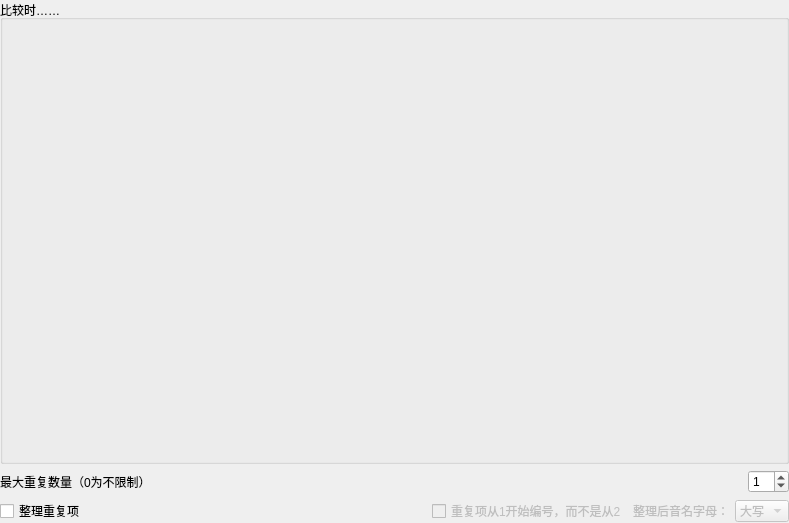
<?xml version="1.0" encoding="UTF-8"?>
<ui version="4.0">
 <class>RemoveDuplicateOptionWidget</class>
 <widget class="QWidget" name="RemoveDuplicateOptionWidget">
  <property name="enabled">
   <bool>true</bool>
  </property>
  <property name="geometry">
   <rect>
    <x>0</x>
    <y>0</y>
    <width>789</width>
    <height>523</height>
   </rect>
  </property>
  <layout class="QVBoxLayout" name="verticalLayout">
   <property name="leftMargin">
    <number>0</number>
   </property>
   <property name="topMargin">
    <number>0</number>
   </property>
   <property name="rightMargin">
    <number>0</number>
   </property>
   <property name="bottomMargin">
    <number>0</number>
   </property>
   <item>
    <widget class="QGroupBox" name="groupBox">
     <property name="title">
      <string>比较时……</string>
     </property>
     <layout class="QGridLayout" name="gridLayout">
      <item row="0" column="0">
       <widget class="RemoveAffixOptionWidget" name="affixRemoveWidget" native="true">
        <property name="sizePolicy">
         <sizepolicy hsizetype="Preferred" vsizetype="Expanding">
          <horstretch>0</horstretch>
          <verstretch>0</verstretch>
         </sizepolicy>
        </property>
       </widget>
      </item>
     </layout>
    </widget>
   </item>
   <item>
    <layout class="QHBoxLayout" name="horizontalLayout_7">
     <item>
      <widget class="QLabel" name="label_5">
       <property name="text">
        <string>最大重复数量（0为不限制）</string>
       </property>
      </widget>
     </item>
     <item>
      <spacer name="horizontalSpacer_4">
       <property name="orientation">
        <enum>Qt::Horizontal</enum>
       </property>
       <property name="sizeHint" stdset="0">
        <size>
         <width>40</width>
         <height>20</height>
        </size>
       </property>
      </spacer>
     </item>
     <item>
      <widget class="QSpinBox" name="maxSpinBox">
       <property name="minimum">
        <number>0</number>
       </property>
       <property name="value">
        <number>1</number>
       </property>
      </widget>
     </item>
    </layout>
   </item>
   <item>
    <widget class="QWidget" name="widget_3" native="true">
     <layout class="QHBoxLayout" name="horizontalLayout_11">
      <property name="leftMargin">
       <number>0</number>
      </property>
      <property name="topMargin">
       <number>0</number>
      </property>
      <property name="rightMargin">
       <number>0</number>
      </property>
      <property name="bottomMargin">
       <number>0</number>
      </property>
      <item>
       <widget class="QCheckBox" name="organizeCheckBox">
        <property name="toolTip">
         <string>&lt;html&gt;&lt;head/&gt;&lt;body&gt;&lt;p&gt;按照顺序重新整理重复项的重复编号，并统一音阶名的音名字母。&lt;/p&gt;&lt;/body&gt;&lt;/html&gt;</string>
        </property>
        <property name="text">
         <string>整理重复项</string>
        </property>
        <property name="checked">
         <bool>false</bool>
        </property>
       </widget>
      </item>
      <item>
       <spacer name="horizontalSpacer_6">
        <property name="orientation">
         <enum>Qt::Horizontal</enum>
        </property>
        <property name="sizeHint" stdset="0">
         <size>
          <width>40</width>
          <height>20</height>
         </size>
        </property>
       </spacer>
      </item>
      <item>
       <widget class="QCheckBox" name="organizeStartFrom1CheckBox">
        <property name="enabled">
         <bool>false</bool>
        </property>
        <property name="text">
         <string>重复项从1开始编号，而不是从2</string>
        </property>
       </widget>
      </item>
      <item>
       <widget class="QLabel" name="label_7">
        <property name="enabled">
         <bool>false</bool>
        </property>
        <property name="text">
         <string>整理后音名字母：</string>
        </property>
       </widget>
      </item>
      <item>
       <widget class="QComboBox" name="organizeCaseComboBox">
        <property name="enabled">
         <bool>false</bool>
        </property>
        <item>
         <property name="text">
          <string>大写</string>
         </property>
        </item>
        <item>
         <property name="text">
          <string>小写</string>
         </property>
        </item>
       </widget>
      </item>
     </layout>
    </widget>
   </item>
  </layout>
 </widget>
 <customwidgets>
  <customwidget>
   <class>RemoveAffixOptionWidget</class>
   <extends>QWidget</extends>
   <header>removeAffix/removeaffixoptionwidget.h</header>
   <container>1</container>
  </customwidget>
 </customwidgets>
 <resources/>
 <connections>
  <connection>
   <sender>organizeCheckBox</sender>
   <signal>toggled(bool)</signal>
   <receiver>organizeStartFrom1CheckBox</receiver>
   <slot>setEnabled(bool)</slot>
   <hints>
    <hint type="sourcelabel">
     <x>74</x>
     <y>521</y>
    </hint>
    <hint type="destinationlabel">
     <x>594</x>
     <y>521</y>
    </hint>
   </hints>
  </connection>
  <connection>
   <sender>organizeCheckBox</sender>
   <signal>toggled(bool)</signal>
   <receiver>label_7</receiver>
   <slot>setEnabled(bool)</slot>
   <hints>
    <hint type="sourcelabel">
     <x>76</x>
     <y>510</y>
    </hint>
    <hint type="destinationlabel">
     <x>669</x>
     <y>502</y>
    </hint>
   </hints>
  </connection>
  <connection>
   <sender>organizeCheckBox</sender>
   <signal>toggled(bool)</signal>
   <receiver>organizeCaseComboBox</receiver>
   <slot>setEnabled(bool)</slot>
   <hints>
    <hint type="sourcelabel">
     <x>66</x>
     <y>521</y>
    </hint>
    <hint type="destinationlabel">
     <x>757</x>
     <y>509</y>
    </hint>
   </hints>
  </connection>
 </connections>
</ui>
